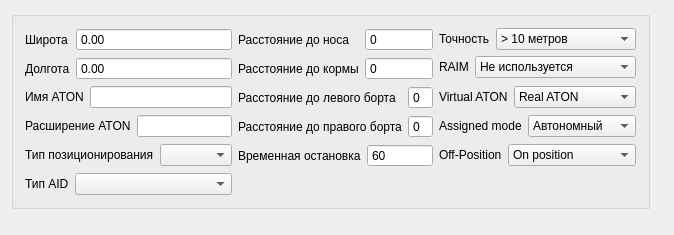
<?xml version="1.0" encoding="UTF-8"?>
<ui version="4.0">
 <class>Type21Simulator</class>
 <widget class="QWidget" name="Type21Simulator">
  <property name="geometry">
   <rect>
    <x>0</x>
    <y>0</y>
    <width>674</width>
    <height>235</height>
   </rect>
  </property>
  <property name="windowTitle">
   <string>Type21Simulator</string>
  </property>
  <layout class="QGridLayout" name="gridLayout">
   <item row="0" column="1">
    <widget class="QGroupBox" name="groupBox">
     <property name="title">
      <string/>
     </property>
     <layout class="QGridLayout" name="gridLayout_16">
      <item row="0" column="0">
       <layout class="QGridLayout" name="gridLayout_3">
        <item row="0" column="0">
         <widget class="QLabel" name="label">
          <property name="sizePolicy">
           <sizepolicy hsizetype="Maximum" vsizetype="Preferred">
            <horstretch>0</horstretch>
            <verstretch>0</verstretch>
           </sizepolicy>
          </property>
          <property name="text">
           <string>Широта</string>
          </property>
         </widget>
        </item>
        <item row="0" column="1">
         <widget class="LatitudeEdit" name="doubleSpinBox_Lat">
          <property name="sizePolicy">
           <sizepolicy hsizetype="Preferred" vsizetype="Preferred">
            <horstretch>0</horstretch>
            <verstretch>0</verstretch>
           </sizepolicy>
          </property>
          <property name="buttonSymbols">
           <enum>QAbstractSpinBox::NoButtons</enum>
          </property>
          <property name="maximum">
           <double>359.000000000000000</double>
          </property>
         </widget>
        </item>
        <item row="1" column="0">
         <widget class="QLabel" name="label_2">
          <property name="text">
           <string>Долгота</string>
          </property>
         </widget>
        </item>
        <item row="1" column="1">
         <widget class="LongitudeEdit" name="doubleSpinBox_Lon">
          <property name="buttonSymbols">
           <enum>QAbstractSpinBox::NoButtons</enum>
          </property>
          <property name="maximum">
           <double>359.000000000000000</double>
          </property>
         </widget>
        </item>
       </layout>
      </item>
      <item row="0" column="1" rowspan="3">
       <layout class="QGridLayout" name="gridLayout_8">
        <item row="0" column="0">
         <layout class="QGridLayout" name="gridLayout_6">
          <item row="0" column="0">
           <widget class="QLabel" name="label_5">
            <property name="text">
             <string>Расстояние до носа</string>
            </property>
           </widget>
          </item>
          <item row="0" column="1">
           <widget class="QSpinBox" name="spinBox_bow">
            <property name="sizePolicy">
             <sizepolicy hsizetype="Preferred" vsizetype="Fixed">
              <horstretch>0</horstretch>
              <verstretch>0</verstretch>
             </sizepolicy>
            </property>
            <property name="buttonSymbols">
             <enum>QAbstractSpinBox::NoButtons</enum>
            </property>
           </widget>
          </item>
          <item row="1" column="0">
           <widget class="QLabel" name="label_6">
            <property name="text">
             <string>Расстояние до кормы</string>
            </property>
           </widget>
          </item>
          <item row="1" column="1">
           <widget class="QSpinBox" name="spinBox_stern">
            <property name="sizePolicy">
             <sizepolicy hsizetype="Preferred" vsizetype="Fixed">
              <horstretch>0</horstretch>
              <verstretch>0</verstretch>
             </sizepolicy>
            </property>
            <property name="buttonSymbols">
             <enum>QAbstractSpinBox::NoButtons</enum>
            </property>
           </widget>
          </item>
         </layout>
        </item>
        <item row="1" column="0">
         <layout class="QGridLayout" name="gridLayout_7">
          <item row="0" column="0">
           <widget class="QLabel" name="label_7">
            <property name="sizePolicy">
             <sizepolicy hsizetype="Maximum" vsizetype="Preferred">
              <horstretch>0</horstretch>
              <verstretch>0</verstretch>
             </sizepolicy>
            </property>
            <property name="text">
             <string>Расстояние до левого борта</string>
            </property>
           </widget>
          </item>
          <item row="0" column="1">
           <widget class="QSpinBox" name="spinBox_port">
            <property name="sizePolicy">
             <sizepolicy hsizetype="Preferred" vsizetype="Fixed">
              <horstretch>0</horstretch>
              <verstretch>0</verstretch>
             </sizepolicy>
            </property>
            <property name="buttonSymbols">
             <enum>QAbstractSpinBox::NoButtons</enum>
            </property>
           </widget>
          </item>
          <item row="1" column="0">
           <widget class="QLabel" name="label_8">
            <property name="sizePolicy">
             <sizepolicy hsizetype="Maximum" vsizetype="Preferred">
              <horstretch>0</horstretch>
              <verstretch>0</verstretch>
             </sizepolicy>
            </property>
            <property name="text">
             <string>Расстояние до правого борта</string>
            </property>
           </widget>
          </item>
          <item row="1" column="1">
           <widget class="QSpinBox" name="spinBox_starboard">
            <property name="sizePolicy">
             <sizepolicy hsizetype="Preferred" vsizetype="Fixed">
              <horstretch>0</horstretch>
              <verstretch>0</verstretch>
             </sizepolicy>
            </property>
            <property name="buttonSymbols">
             <enum>QAbstractSpinBox::NoButtons</enum>
            </property>
           </widget>
          </item>
         </layout>
        </item>
       </layout>
      </item>
      <item row="0" column="2">
       <layout class="QGridLayout" name="gridLayout_2" columnstretch="1,0,1">
        <item row="0" column="0" colspan="2">
         <widget class="QLabel" name="label_11">
          <property name="sizePolicy">
           <sizepolicy hsizetype="Maximum" vsizetype="Preferred">
            <horstretch>0</horstretch>
            <verstretch>0</verstretch>
           </sizepolicy>
          </property>
          <property name="text">
           <string>Точность</string>
          </property>
         </widget>
        </item>
        <item row="0" column="2">
         <widget class="QComboBox" name="comboBox_Accuracy">
          <item>
           <property name="text">
            <string>&gt; 10 метров</string>
           </property>
          </item>
          <item>
           <property name="text">
            <string>&lt; 10 метров</string>
           </property>
          </item>
         </widget>
        </item>
        <item row="1" column="0">
         <widget class="QLabel" name="label_12">
          <property name="sizePolicy">
           <sizepolicy hsizetype="Maximum" vsizetype="Preferred">
            <horstretch>0</horstretch>
            <verstretch>0</verstretch>
           </sizepolicy>
          </property>
          <property name="text">
           <string>RAIM</string>
          </property>
         </widget>
        </item>
        <item row="1" column="1" colspan="2">
         <widget class="QComboBox" name="comboBox_RAIM">
          <item>
           <property name="text">
            <string>Не используется</string>
           </property>
          </item>
          <item>
           <property name="text">
            <string>Используется</string>
           </property>
          </item>
         </widget>
        </item>
       </layout>
      </item>
      <item row="1" column="0">
       <layout class="QGridLayout" name="gridLayout_5">
        <item row="0" column="0">
         <widget class="QLabel" name="label_4">
          <property name="sizePolicy">
           <sizepolicy hsizetype="Minimum" vsizetype="Preferred">
            <horstretch>0</horstretch>
            <verstretch>0</verstretch>
           </sizepolicy>
          </property>
          <property name="text">
           <string>Имя ATON</string>
          </property>
         </widget>
        </item>
        <item row="0" column="1">
         <widget class="QLineEdit" name="lineEdit_atonName"/>
        </item>
       </layout>
      </item>
      <item row="1" column="2">
       <layout class="QGridLayout" name="gridLayout_10">
        <item row="0" column="0">
         <widget class="QLabel" name="label_13">
          <property name="sizePolicy">
           <sizepolicy hsizetype="Maximum" vsizetype="Preferred">
            <horstretch>0</horstretch>
            <verstretch>0</verstretch>
           </sizepolicy>
          </property>
          <property name="text">
           <string>Virtual ATON</string>
          </property>
         </widget>
        </item>
        <item row="0" column="1">
         <widget class="QComboBox" name="comboBox_virtualAton">
          <item>
           <property name="text">
            <string>Real ATON</string>
           </property>
          </item>
          <item>
           <property name="text">
            <string>Virtual ATON</string>
           </property>
          </item>
         </widget>
        </item>
       </layout>
      </item>
      <item row="2" column="0">
       <layout class="QGridLayout" name="gridLayout_14">
        <item row="0" column="0">
         <widget class="QLabel" name="label_16">
          <property name="sizePolicy">
           <sizepolicy hsizetype="Maximum" vsizetype="Preferred">
            <horstretch>0</horstretch>
            <verstretch>0</verstretch>
           </sizepolicy>
          </property>
          <property name="text">
           <string>Расширение ATON</string>
          </property>
         </widget>
        </item>
        <item row="0" column="1">
         <widget class="QLineEdit" name="lineEdit_extensionAton"/>
        </item>
       </layout>
      </item>
      <item row="2" column="2">
       <layout class="QGridLayout" name="gridLayout_12">
        <item row="0" column="0">
         <widget class="QLabel" name="label_14">
          <property name="sizePolicy">
           <sizepolicy hsizetype="Maximum" vsizetype="Preferred">
            <horstretch>0</horstretch>
            <verstretch>0</verstretch>
           </sizepolicy>
          </property>
          <property name="text">
           <string>Assigned mode</string>
          </property>
         </widget>
        </item>
        <item row="0" column="1">
         <widget class="QComboBox" name="comboBox_Assigned">
          <item>
           <property name="text">
            <string>Автономный</string>
           </property>
          </item>
          <item>
           <property name="text">
            <string>Назначенный</string>
           </property>
          </item>
         </widget>
        </item>
       </layout>
      </item>
      <item row="3" column="0">
       <layout class="QGridLayout" name="gridLayout_9">
        <item row="0" column="0">
         <widget class="QLabel" name="label_9">
          <property name="sizePolicy">
           <sizepolicy hsizetype="Maximum" vsizetype="Preferred">
            <horstretch>0</horstretch>
            <verstretch>0</verstretch>
           </sizepolicy>
          </property>
          <property name="text">
           <string>Тип позиционирования</string>
          </property>
         </widget>
        </item>
        <item row="0" column="1">
         <widget class="QComboBox" name="comboBox_EPFD"/>
        </item>
       </layout>
      </item>
      <item row="3" column="1">
       <layout class="QGridLayout" name="gridLayout_11">
        <item row="0" column="0">
         <widget class="QLabel" name="label_10">
          <property name="sizePolicy">
           <sizepolicy hsizetype="Maximum" vsizetype="Preferred">
            <horstretch>0</horstretch>
            <verstretch>0</verstretch>
           </sizepolicy>
          </property>
          <property name="text">
           <string>Временная остановка</string>
          </property>
         </widget>
        </item>
        <item row="0" column="1">
         <widget class="QSpinBox" name="spinBox_timeStamp">
          <property name="sizePolicy">
           <sizepolicy hsizetype="Preferred" vsizetype="Fixed">
            <horstretch>0</horstretch>
            <verstretch>0</verstretch>
           </sizepolicy>
          </property>
          <property name="buttonSymbols">
           <enum>QAbstractSpinBox::NoButtons</enum>
          </property>
          <property name="minimum">
           <number>60</number>
          </property>
          <property name="maximum">
           <number>63</number>
          </property>
         </widget>
        </item>
       </layout>
      </item>
      <item row="3" column="2">
       <layout class="QGridLayout" name="gridLayout_13">
        <item row="0" column="0">
         <widget class="QLabel" name="label_15">
          <property name="sizePolicy">
           <sizepolicy hsizetype="Maximum" vsizetype="Preferred">
            <horstretch>0</horstretch>
            <verstretch>0</verstretch>
           </sizepolicy>
          </property>
          <property name="text">
           <string>Off-Position</string>
          </property>
         </widget>
        </item>
        <item row="0" column="1">
         <widget class="QComboBox" name="comboBox_offPos">
          <item>
           <property name="text">
            <string>On position</string>
           </property>
          </item>
          <item>
           <property name="text">
            <string>Off position</string>
           </property>
          </item>
         </widget>
        </item>
       </layout>
      </item>
      <item row="4" column="0">
       <layout class="QGridLayout" name="gridLayout_4">
        <item row="0" column="2">
         <widget class="QComboBox" name="comboBox_aidType"/>
        </item>
        <item row="0" column="1">
         <widget class="QLabel" name="label_3">
          <property name="sizePolicy">
           <sizepolicy hsizetype="Maximum" vsizetype="Preferred">
            <horstretch>0</horstretch>
            <verstretch>0</verstretch>
           </sizepolicy>
          </property>
          <property name="text">
           <string>Тип AID</string>
          </property>
         </widget>
        </item>
       </layout>
      </item>
     </layout>
    </widget>
   </item>
   <item row="1" column="1">
    <spacer name="verticalSpacer">
     <property name="orientation">
      <enum>Qt::Vertical</enum>
     </property>
     <property name="sizeHint" stdset="0">
      <size>
       <width>20</width>
       <height>40</height>
      </size>
     </property>
    </spacer>
   </item>
   <item row="0" column="2">
    <spacer name="horizontalSpacer">
     <property name="orientation">
      <enum>Qt::Horizontal</enum>
     </property>
     <property name="sizeHint" stdset="0">
      <size>
       <width>40</width>
       <height>20</height>
      </size>
     </property>
    </spacer>
   </item>
  </layout>
 </widget>
 <layoutdefault spacing="6" margin="11"/>
 <customwidgets>
  <customwidget>
   <class>LatitudeEdit</class>
   <extends>QDoubleSpinBox</extends>
   <header>CoordinateEdit.h</header>
  </customwidget>
  <customwidget>
   <class>LongitudeEdit</class>
   <extends>QDoubleSpinBox</extends>
   <header>CoordinateEdit.h</header>
  </customwidget>
 </customwidgets>
 <resources/>
 <connections/>
</ui>
